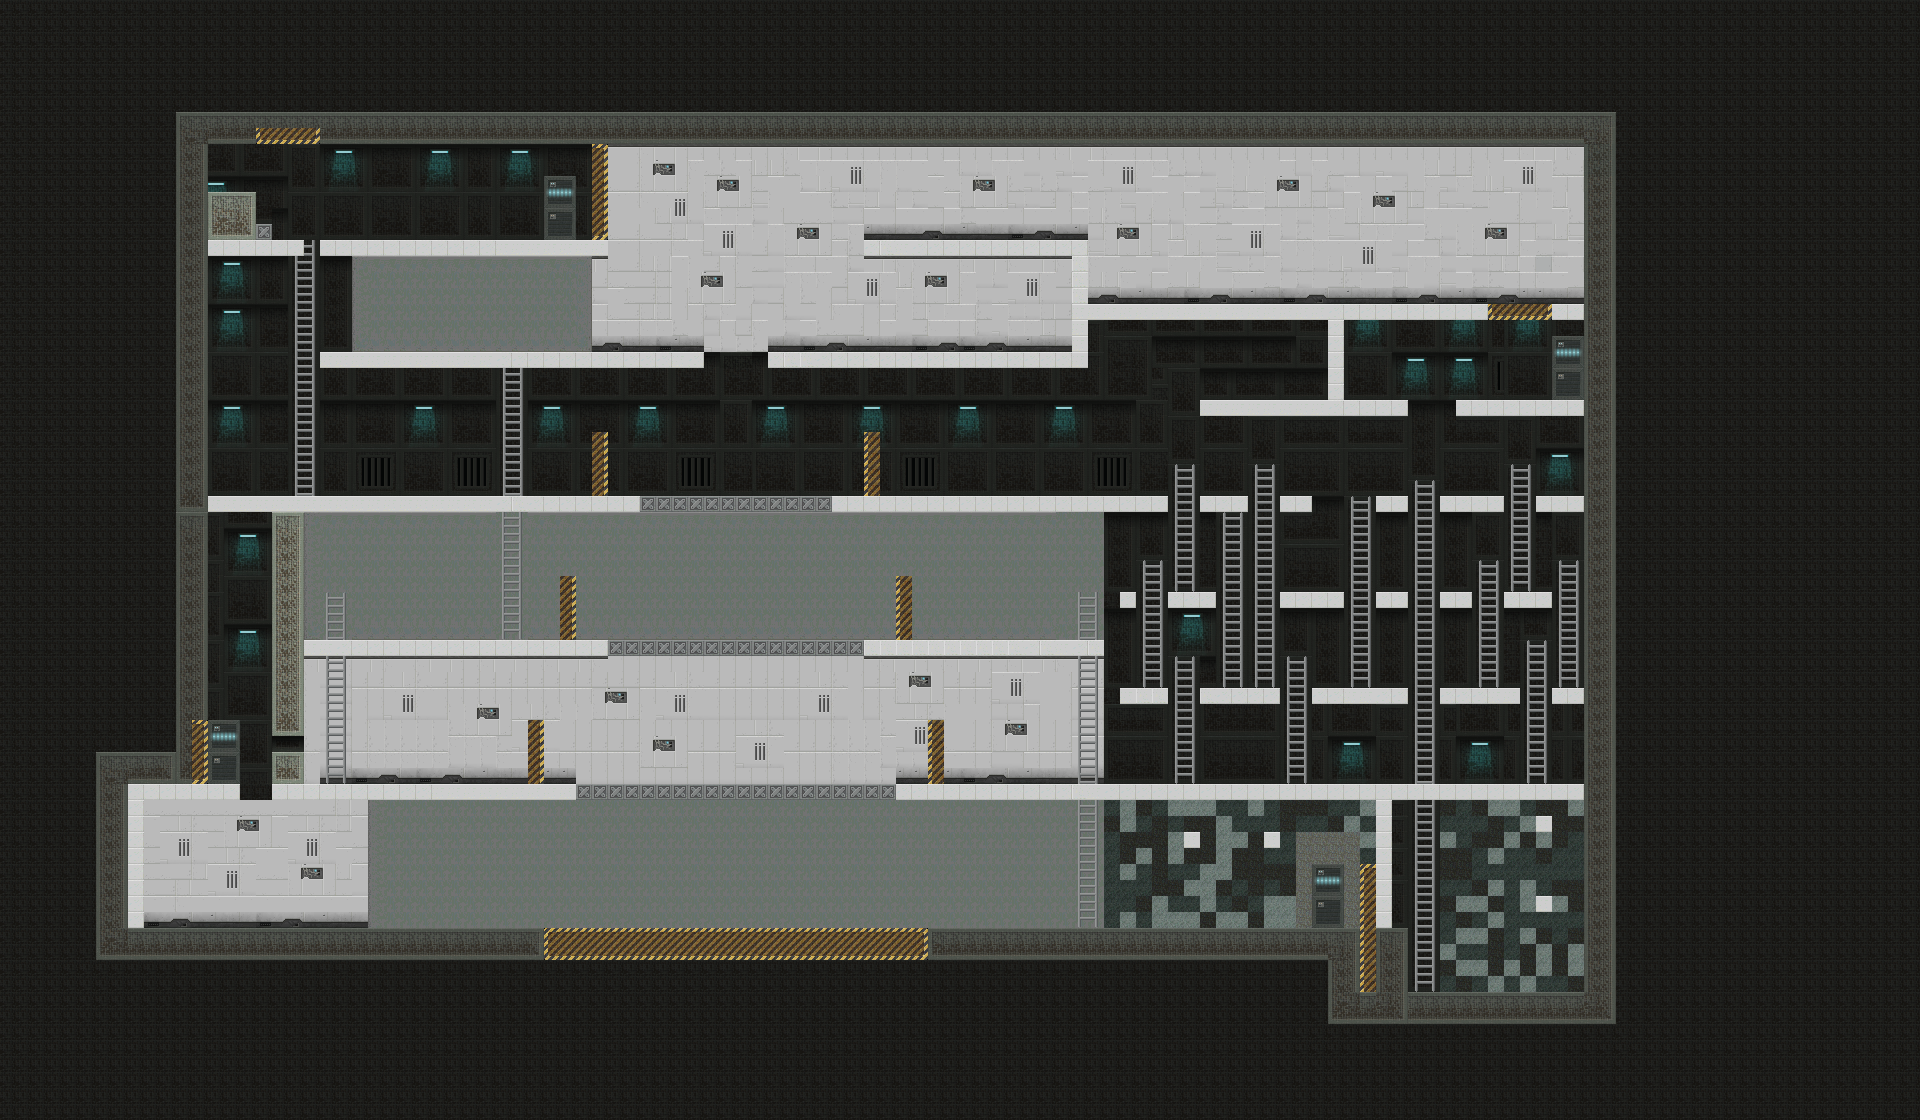

Rendered tile map (Tiled .tmx) drawn with the repository's tilesets; below, a short description and the map source with its tile grids summarised:
An orthogonal 120x70 tile map with 16x16 px tiles, 9 tile layers (Background, Foreground, Door3, PortalWall3, ...) and 108 objects (57x wall, 16x ladder, 12x portal_wall, 5x wall_through, 4x path, ...).

<map version="1.4" tiledversion="1.4.3" orientation="orthogonal" renderorder="right-down" width="120" height="70" tilewidth="16" tileheight="16" infinite="0" nextlayerid="21" nextobjectid="282">
 <editorsettings>
  <export target="Lab..csv" format="csv" />
 </editorsettings>
 <tileset firstgid="1" source="level_1.tsx" />
 <layer id="1" name="Background" width="120" height="70">
  <data>[8400 cells, 7487 non-empty, 188 distinct tile ids]</data>
 </layer>
 <layer id="16" name="Foreground" width="120" height="70">
  <data>[8400 cells, 4471 non-empty, 41 distinct tile ids]</data>
 </layer>
 <layer id="17" name="Door3" width="120" height="70">
  <data>[8400 cells, 20 non-empty, 1 distinct tile ids]</data>
 </layer>
 <layer id="12" name="PortalWall3" width="120" height="70">
  <data>[8400 cells, 8 non-empty, 2 distinct tile ids]</data>
 </layer>
 <layer id="18" name="Door2" width="120" height="70">
  <data>[8400 cells, 16 non-empty, 1 distinct tile ids]</data>
 </layer>
 <layer id="11" name="PortalWall2" width="120" height="70">
  <data>[8400 cells, 8 non-empty, 2 distinct tile ids]</data>
 </layer>
 <layer id="19" name="Door1" width="120" height="70">
  <data>[8400 cells, 12 non-empty, 1 distinct tile ids]</data>
 </layer>
 <layer id="10" name="PortalWall1" width="120" height="70">
  <data>[8400 cells, 8 non-empty, 2 distinct tile ids]</data>
 </layer>
 <layer id="13" name="PortalWall4" width="120" height="70">
  <data>[8400 cells, 7 non-empty, 2 distinct tile ids]</data>
 </layer>
 <objectgroup id="4" name="objects">
  <object id="133" name="player_with_portal" x="192" y="848" width="16" height="16" />
  <object id="142" name="path" x="240" y="832" width="160" height="48" />
  <object id="143" name="path" x="400" y="832" width="144" height="48" />
  <object id="144" name="air_drone" x="240" y="832" width="32" height="32" />
  <object id="145" name="air_drone" x="400" y="832" width="32" height="32" />
  <object id="147" name="portal_wall" x="544" y="928" width="384" height="32" />
  <object id="150" name="panel" x="1312" y="848" width="32" height="64">
   <properties>
    <property name="add1" type="object" value="162" />
    <property name="add2" type="object" value="163" />
    <property name="hide" value="Door2" />
    <property name="remove" type="object" value="159" />
    <property name="show1" value="PortalWall2" />
   </properties>
  </object>
  <object id="151" name="panel" x="208" y="704" width="32" height="64">
   <properties>
    <property name="add" type="object" value="152" />
    <property name="show" value="PortalWall4" />
   </properties>
  </object>
  <object id="152" name="portal_wall" x="1360" y="864" width="16" height="64" />
  <object id="153" name="portal_wall" x="256" y="128" width="64" height="16" />
  <object id="154" name="panel" x="544" y="160" width="32" height="64">
   <properties>
    <property name="add1" type="object" value="156" />
    <property name="add2" type="object" value="157" />
    <property name="hide" value="Door1" />
    <property name="remove" type="object" value="158" />
    <property name="show" value="PortalWall1" />
   </properties>
  </object>
  <object id="156" name="portal_wall" x="592" y="432" width="16" height="64" />
  <object id="157" name="portal_wall" x="864" y="432" width="16" height="64" />
  <object id="158" name="wall" x="640" y="496" width="192" height="16" />
  <object id="159" name="wall" x="608" y="640" width="256" height="16" />
  <object id="161" name="wall" x="576" y="784" width="320" height="16" />
  <object id="162" name="portal_wall" x="560" y="576" width="16" height="64" />
  <object id="163" name="portal_wall" x="896" y="576" width="16" height="64" />
  <object id="164" name="portal_wall" x="928" y="720" width="16" height="64" />
  <object id="165" name="portal_wall" x="528" y="720" width="16" height="64" />
  <object id="166" name="wall" x="-1" y="752" width="128" height="368" />
  <object id="167" name="wall" x="128" y="752" width="80" height="32" />
  <object id="170" name="wall" x="128" y="928" width="416" height="192" />
  <object id="171" name="wall" x="0" y="512" width="208" height="240" />
  <object id="172" name="wall" x="0" y="0" width="208" height="512" />
  <object id="173" name="wall" x="208" y="0" width="1712" height="144" />
  <object id="174" name="wall" x="1584" y="144" width="336" height="976" />
  <object id="177" name="wall" x="928" y="928" width="480" height="192" />
  <object id="178" name="wall" x="1104" y="784" width="304" height="16" />
  <object id="179" name="wall" x="128" y="784" width="112" height="16" />
  <object id="180" name="wall" x="128" y="800" width="16" height="128" />
  <object id="181" name="wall" x="544" y="928" width="384" height="192" />
  <object id="183" name="wall" x="352" y="640" width="256" height="16" />
  <object id="184" name="wall" x="272" y="512" width="32" height="224" />
  <object id="185" name="wall" x="272" y="752" width="32" height="32" />
  <object id="186" name="wall" x="304" y="640" width="16" height="16" />
  <object id="187" name="wall" x="528" y="496" width="112" height="16" />
  <object id="188" name="wall" x="208" y="496" width="288" height="16" />
  <object id="189" name="wall" x="832" y="496" width="336" height="16" />
  <object id="190" name="wall" x="864" y="640" width="208" height="16" />
  <object id="191" name="wall" x="320" y="352" width="384" height="16" />
  <object id="192" name="wall" x="208" y="240" width="96" height="16" />
  <object id="193" name="wall" x="320" y="240" width="288" height="16" />
  <object id="194" name="wall" x="592" y="144" width="16" height="96" />
  <object id="195" name="wall" x="768" y="352" width="320" height="16" />
  <object id="196" name="wall" x="1072" y="256" width="16" height="96" />
  <object id="197" name="wall" x="1088" y="304" width="496" height="16" />
  <object id="198" name="wall" x="1200" y="400" width="208" height="16" />
  <object id="199" name="wall" x="1328" y="320" width="16" height="80" />
  <object id="200" name="wall" x="1456" y="400" width="128" height="16" />
  <object id="201" name="camera" x="1184" y="832" width="16" height="16" />
  <object id="202" name="camera" x="1264" y="832" width="16" height="16" />
  <object id="207" name="path" x="208" y="256" width="352" height="48" />
  <object id="208" name="air_drone" x="224" y="256" width="32" height="32" />
  <object id="209" name="path" x="208" y="400" width="368" height="48" />
  <object id="210" name="air_drone" x="224" y="400" width="32" height="32" />
  <object id="216" name="ladder" x="1480" y="560" width="16" height="128" />
  <object id="217" name="ladder" x="1512" y="464" width="16" height="128" />
  <object id="218" name="ladder" x="1560" y="560" width="16" height="128" />
  <object id="219" name="ladder" x="1176" y="656" width="16" height="128" />
  <object id="220" name="ladder" x="1528" y="640" width="16" height="144" />
  <object id="221" name="ladder" x="1416" y="480" width="16" height="512" />
  <object id="222" name="ladder" x="1352" y="496" width="16" height="192" />
  <object id="223" name="ladder" x="1256" y="464" width="16" height="224" />
  <object id="224" name="ladder" x="1224" y="512" width="16" height="176" />
  <object id="225" name="ladder" x="1144" y="560" width="16" height="128" />
  <object id="226" name="ladder" x="1080" y="592" width="16" height="336" />
  </objectgroup>
</map>
<!-- 41 of 108 objects omitted -->